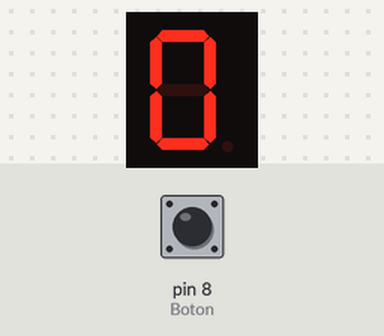
This sketch was run on a simulated Arduino Uno, built with avr-gcc and run on an emulated ATmega328P. On the bench: 1-digit seven-segment display. Wiring (inferred from the names in the program): 1-digit 7-segment display, segments lit when HIGH: segments pin 1, pin 2, pin 3, pin 4, pin 5, pin 6, pin 7. The test bench sets the inputs (shaded band); at power-on: pin 8 (Boton) LOW. The segment pins are drawn as the display they are named for.

Above: at 1.2 s.
1.3 s: pin 8 (Boton) pulled HIGH for 1 s
At 3.2 s:
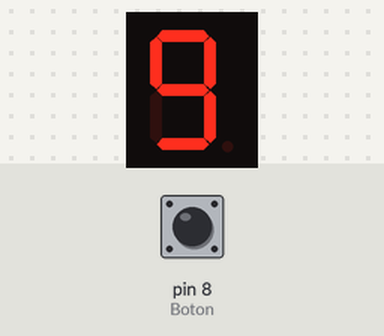
Timing chart, 0 to 4.7 s (numbered marks = the images above; inputs shaded):
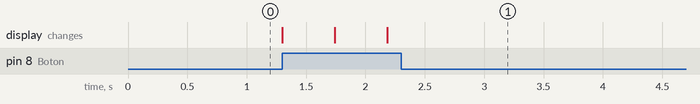

The sketch:

Contador.ino
```cpp
int a=1,b=2,c=3,d=4,e=5,f=6,g=7;
int Boton=8,Contador=0;

void setup() {
 pinMode (a,OUTPUT);
 pinMode (b,OUTPUT);
 pinMode (c,OUTPUT);
 pinMode (d,OUTPUT);
 pinMode (e,OUTPUT);
 pinMode (f,OUTPUT);
 pinMode (g,OUTPUT);
 pinMode (Boton,INPUT);


}

void loop() {

  if(digitalRead(Boton)){
    Contador++;
  }

  switch (Contador){

    case 0:
    digitalWrite(a,HIGH);
    digitalWrite(b,HIGH);
    digitalWrite(c,HIGH);
    digitalWrite(d,HIGH);
    digitalWrite(e,HIGH);
    digitalWrite(f,HIGH);
    digitalWrite(g,LOW);

    break;

    case 1:
    digitalWrite(a,LOW);
    digitalWrite(b,HIGH);
    digitalWrite(c,HIGH);
    digitalWrite(d,LOW);
    digitalWrite(e,LOW);
    digitalWrite(f,LOW);
    digitalWrite(g,LOW);

    break;

    case 2:
    digitalWrite(a,HIGH);
    digitalWrite(b,HIGH);
    digitalWrite(c,LOW);
    digitalWrite(d,HIGH);
    digitalWrite(e,HIGH);
    digitalWrite(f,LOW);
    digitalWrite(g,HIGH);

    break;

    case 3:
    digitalWrite(a,HIGH);
    digitalWrite(b,HIGH);
    digitalWrite(c,HIGH);
    digitalWrite(d,HIGH);
    digitalWrite(e,LOW);
    digitalWrite(f,LOW);
    digitalWrite(g,HIGH);

    break;

    case 4:
    digitalWrite(a,HIGH);
    digitalWrite(b,HIGH);
    digitalWrite(c,HIGH);
    digitalWrite(d,LOW);
    digitalWrite(e,LOW);
    digitalWrite(f,HIGH);
    digitalWrite(g,HIGH);

    break;

    case 5:
    digitalWrite(a,HIGH);
    digitalWrite(b,LOW);
    digitalWrite(c,HIGH);
    digitalWrite(d,HIGH);
    digitalWrite(e,LOW);
    digitalWrite(f,HIGH);
    digitalWrite(g,HIGH);

    break;

    case 6:
    digitalWrite(a,HIGH);
    digitalWrite(b,LOW);
    digitalWrite(c,HIGH);
    digitalWrite(d,HIGH);
    digitalWrite(e,HIGH);
    digitalWrite(f,HIGH);
    digitalWrite(g,HIGH);

    break;

    case 7:
    digitalWrite(a,HIGH);
    digitalWrite(b,HIGH);
    digitalWrite(c,HIGH);
    digitalWrite(d,LOW);
    digitalWrite(e,LOW);
    digitalWrite(f,LOW);
    digitalWrite(g,LOW);

    break;

    case 8:
    digitalWrite(a,HIGH);
    digitalWrite(b,HIGH);
    digitalWrite(c,HIGH);
    digitalWrite(d,HIGH);
    digitalWrite(e,HIGH);
    digitalWrite(f,HIGH);
    digitalWrite(g,HIGH);

    break;

    case 9:
    digitalWrite(a,HIGH);
    digitalWrite(b,HIGH);
    digitalWrite(c,HIGH);
    digitalWrite(d,HIGH);
    digitalWrite(e,LOW);
    digitalWrite(f,HIGH);
    digitalWrite(g,HIGH);

    break;


  }

}
```

Measured:
- after the input at 1.3 s, the display: first changes at once (image 1 shows a later state)
